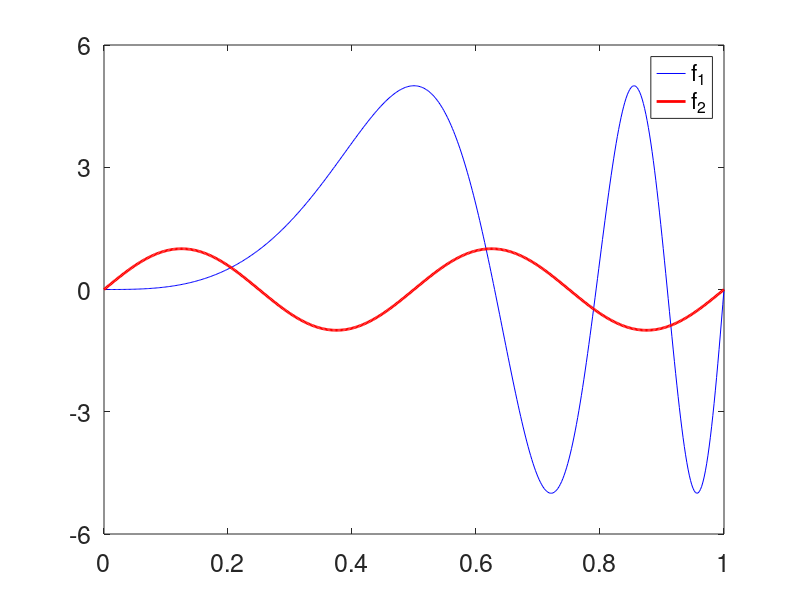

Here is the MATLAB script that generated this plot: (Note: this script raises an error after producing the figure.)
%% Show that DTW will change both curves
clear;clc;close all;

% generate two functions
t=linspace(0,1,501);
dt=mean(diff(t));
f1=5*sin(t.^3*pi*4);
f2=sin(t*pi*4);
figure()
set(gcf, 'position', [100 100 800 600]);
plot(t,f1,'b-',t,f2,'r-','LineWidth',2);
% title('Original f_1 and f_2');
legend('f_1','f_2','location','best');
% xlabel('t');
% ylabel('f');
set(gca,'FontSize',18);
set(gca,'Ytick',[-6 -3 0 3 6]);ylim([-6 6]);
% ----------------- time warpping: match q2 to q1 -----------------

% FRR method: --------------------
% obtain SRVF
df1=gradient(f1,dt);df2=gradient(f2,dt);
q1=df1./sqrt(abs(df1)+eps);q2=df2./sqrt(abs(df2)+eps);

% gam12=DPTW(q2,q1,t,3);
gam12=DynamicProgrammingQ(q1,q2,0,0);
gam12=(gam12-gam12(1))/(gam12(end)-gam12(1));
q1tw=interp1(t,q1,gam12).*sqrt(gradient(gam12,dt));
f1tw=interp1(t,f1,gam12);
figure()
set(gcf, 'position', [100 100 800 600]);
plot(t,f1tw,'b-',t,f2,'r-','LineWidth',2);
% title('warpped f_1 and f_2: FRR');
legend('Aligned f_1','f_2','location','best');
% xlabel('t');
% ylabel('f');
set(gca,'FontSize',18);
set(gca,'Ytick',[-6 -3 0 3 6]);ylim([-6 6]);

% DTW method: -------------------
[dist_dtw,idx1,idx2]=DTW_2(f1,f2,1000,1);

figure()
set(gcf, 'position', [100 100 800 600]);
plot(f1(idx1),'LineWidth',2);
hold on
plot(f2(idx2),'LineWidth',2);
% title({'Warpped f_1 and Warpped f_2: DTW',['DTW distance = ',num2str(dist_dtw)]});
legend('Aligned f_1','Aligned f_2','location','best');
% ylabel('f');
set(gca,'FontSize',18);
set(gca,'Xtick',[0 300 600 900]);xlim([0 900]);
set(gca,'Ytick',[-6 -3 0 3 6]);ylim([-6 6]);


% ----------------- time warpping: match q1 to q2 -----------------

% FRR method: --------------------

% gam12=DPTW(q2,q1,t,3);
gam21=DynamicProgrammingQ(q2,q1,0,0);
gam21=(gam21-gam21(1))/(gam21(end)-gam21(1));
q2tw=interp1(t,q2,gam21).*sqrt(gradient(gam21,dt));
f2tw=interp1(t,f2,gam21);
figure()
set(gcf, 'position', [100 100 800 600]);
plot(t,f1,'b-',t,f2tw,'r-','LineWidth',2);
% title('warpped f_1 and f_2: FRR');
legend('f_1','Aligned f_2','location','best');
% xlabel('t');
% ylabel('f');
set(gca,'FontSize',18);
set(gca,'Ytick',[-6 -3 0 3 6]);ylim([-6 6]);

% % DTW method: -------------------
% [dist_dtw,idx2,idx1]=DTW_2(f2,f1,1000,1);
% 
% figure()
% plot(f1(idx1));
% hold on
% plot(f2(idx2));
% title({'warpped f_1 and f_2: DTW',['DTW distance = ',num2str(dist_dtw)]});
% legend('f_1','f_2');
% ylabel('f');
% set(gca,'FontSize',14);




